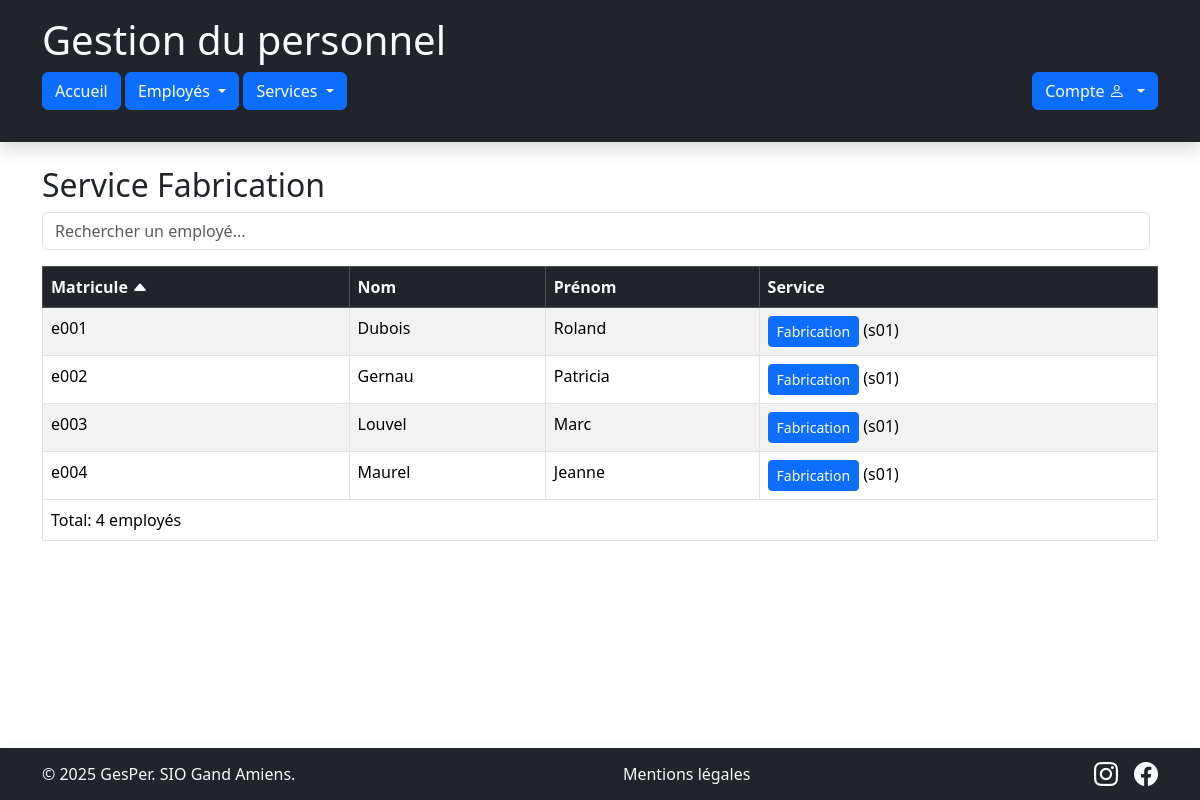
Page /index.php?service=s01&page=listeEmployes on the committed database.
### tables this page shows
CREATE TABLE `service` (
  `sce_code` char(3) NOT NULL,
  `sce_designation` varchar(50) DEFAULT NULL
);

CREATE TABLE `employe` (
  `emp_matricule` char(6) NOT NULL,
  `emp_nom` varchar(50) DEFAULT NULL,
  `emp_prenom` varchar(50) DEFAULT NULL,
  `emp_service` char(3) DEFAULT NULL
);

### controleurs/employes/C_consulter.php (called while the page is built, shortened)
<?php
    require_once "modeles/M_service.php";
    require_once "modeles/M_employe.php";
    class C_consulterEmployes extends C_base
    {
        private $modeleEmploye;
        private $modeleService;
        public function __construct()
        {
            $this->modeleService=new M_service();
            $this->modeleEmploye=new M_employe();
        }
        public function action_listeEmployes($codeService)
        {
            $orderBy = $_GET['orderBy'] ?? 'emp_matricule';
            $direction = $_GET['direction'] ?? 'ASC';
            $rowsPerPage = 8;
            $pageNum = isset($_GET['page_num']) ? (int)$_GET['page_num'] : 1;
            $offset = ($pageNum - 1) * $rowsPerPage;
            if ($codeService == "all") {
                $this->data['leService'] = null;
                $totalRows = $this->modeleEmploye->CountEmployes();
                $this->data['lesEmployes'] = $this->modeleEmploye->GetListe($orderBy, $direction, $offset, $rowsPerPage);
            } else {
                $this->data['leService'] = $this->modeleService->GetService($codeService);
                $this->data['lesEmployes'] = $this->modeleEmploye->GetListeService($codeService, $orderBy, $direction, $offset, $rowsPerPage);
            }
            require_once "vues/partiels/v_entete.php";
            require_once "vues/employes/v_liste.php";
            require_once "vues/partiels/v_piedPage.php";
        }
    }

### index.php (called while the page is built, shortened)
<?php
    $routes = require __DIR__ . "/config/routes.php";
    $page = preg_replace('/[^a-zA-Z0-9_]/', '', $_GET['page'] ?? 'accueil');
    $route = $routes[$page];
    $controller = new $route['class'];
    if (is_array($route['method'])) {
        $method = strtolower($_SERVER['REQUEST_METHOD']);
        $method = $route['method'][$method] ?? reset($route['method']);
    } else {
        $method = $route['method'];
    }
    $params = [];
    foreach ($route['params'] as $param) {
        $source = $param['source'] === 'post' ? $_POST : $_GET;
        $params[] = $source[$param['name']] ?? null;
    }
    call_user_func_array([$controller, $method], $params);
?>

### metiers/Service.php (called while the page is built, shortened)
<?php
    class Service
    {
        private $sce_code;
        public function __construct($code, $designation, $nombreEmployes = 0)
            {
                $this->sce_code=$code;
            }
        public function GetCode()
            {
                return $this->sce_code;
            }
    }
?>

### modeles/M_service.php (called while the page is built, shortened)
<?php
require_once "metiers/Service.php";
class M_service extends M_generique
{
    public function GetService($code)
    {
        $cnx = $this->getCnx('data');
        $stmt = $cnx->prepare("SELECT * FROM service WHERE sce_code = :code");
        $stmt->execute(['code' => $code]);
        $ligne = $stmt->fetch();
        return $ligne ? new Service($ligne["sce_code"], $ligne["sce_designation"]) : null;
    }
}

### modeles/M_employe.php (called while the page is built, shortened)
<?php
require_once "metiers/Employe.php";
class M_employe extends M_generique
{
    public function GetListeService($code, $orderBy = 'emp_matricule', $direction = 'ASC', $offset = 0, $rowsPerPage = 10)
    {
        $cnx = $this->getCnx('data');
        $allowedColumns = ["emp_matricule", "emp_nom", "emp_prenom", "emp_service"];
        $direction = strtoupper($direction) === "DESC" ? "DESC" : "ASC";
        $sql = "SELECT e.emp_matricule, e.emp_nom, e.emp_prenom, e.emp_service,
                       s.sce_designation AS service_name
                FROM employe e
                LEFT JOIN service s ON e.emp_service = s.sce_code
                WHERE e.emp_service = :code
                ORDER BY $orderBy $direction
                LIMIT :offset, :rows";
        $stmt = $cnx->prepare($sql);
        $stmt->bindValue(':code', $code);
        $stmt->bindValue(':offset', (int)$offset, \PDO::PARAM_INT);
        $stmt->bindValue(':rows', (int)$rowsPerPage, \PDO::PARAM_INT);
        $stmt->execute();
        $resultat = [];
        while ($ligne = $stmt->fetch()) {
            $resultat[] = new Employe(
                $ligne["emp_matricule"],
                $ligne["emp_nom"],
                $ligne["emp_prenom"],
                $ligne["emp_service"],
                $ligne["service_name"]
            );
        }
        return $resultat;
    }
}

### metiers/Employe.php (called while the page is built)
<?php
    class Employe
    {
        private $emp_matricule;
        private $emp_nom;
        private $emp_prenom;
        private $emp_service;
        private $service_name;
        public function __construct($matricule, $nom, $prenom, $service, $service_name = null)
        {
            $this->emp_matricule = $matricule;
            $this->emp_nom = $nom;
            $this->emp_prenom = $prenom;
            $this->emp_service = $service;
            $this->service_name = $service_name;
        }
        public function GetMatricule()
        {
            return $this->emp_matricule;
        }
        public function GetNom()
        {
            return $this->emp_nom;
        }
        public function GetPrenom()
        {
            return $this->emp_prenom;
        }
        public function GetService()
        {
            return $this->emp_service;
        }
        public function GetServiceName()
        {
            return $this->service_name;
        }
    }
?>

### vues/employes/v_liste.php (the view, shortened to what this page needs)
<div class="container my-4">
    <h2>
        <?php
            $services = [
                'all' => 'Tous les services',
                's01' => 'Fabrication',
                's02' => 'Emballage',
                's03' => 'Commercial',
                's04' => 'Administration'
            ];
            $currentService = 'all';
            if (!empty($this->data['leService'])) {
                $currentService = $this->data['leService']->GetCode();
            }
            echo $currentService === 'all'
                ? 'Tous les services'
                : 'Service ' . ($services[$currentService] ?? 'Inconnu');
        ?>
    </h2>
    <div class="d-flex mb-3">
        <input type="text" id="searchInput" class="form-control me-2" placeholder="Rechercher un employé...">
    </div>
    <table class="table table-striped table-bordered" id="employeTable">
        <thead class="table-dark">
            <tr>
                <?php
                    $columns = [
                        'emp_matricule' => 'Matricule',
                        'emp_nom' => 'Nom',
                        'emp_prenom' => 'Prénom',
                        'emp_service' => 'Service'
                    ];
                ?>
                <?php foreach ($columns as $colKey => $colLabel): ?>
                    <th scope="col">
                        <a href="index.php?page=listeEmployes&service=<?= urlencode($currentService) ?>&orderBy=<?= $colKey ?>&direction=<?= ($orderBy === $colKey && $direction === 'ASC') ? 'DESC' : 'ASC'; ?>&page_num=<?= $this->data['currentPage'] ?>"
                            class="text-light">
                            <?= $colLabel ?>
                            <?php if ($orderBy === $colKey): ?>
                                <i class="bi bi-caret-<?= ($direction === 'ASC') ? 'up' : 'down'; ?>-fill"></i>
                            <?php endif; ?>
                        </a>
                    </th>
                <?php endforeach; ?>
            </tr>
        </thead>
        <tbody>
            <?php foreach ($this->data['lesEmployes'] as $unEmploye): ?>
                <?php
                    switch ($unEmploye->GetService()) {
                        case 's01': $btnClass = 'btn-primary'; break;
                    }
                ?>
                <tr>
                    <td><?= htmlspecialchars($unEmploye->GetMatricule()) ?></td>
                    <td><?= htmlspecialchars($unEmploye->GetNom()) ?></td>
                    <td><?= htmlspecialchars($unEmploye->GetPrenom()) ?></td>
                    <td>
                        <a href="index.php?page=listeEmployes&service=<?= htmlspecialchars($unEmploye->GetService()) ?>"
                           class="btn btn-sm <?= $btnClass ?>">
                           <?= htmlspecialchars($unEmploye->GetServiceName()) ?>
                        </a>
                        (<?= htmlspecialchars($unEmploye->GetService()) ?>)
                    </td>
                </tr>
            <?php endforeach; ?>
        </tbody>
        <tfoot>
            <tr>
                <td colspan="<?= $this->data['isLoggedOn'] ? 5 : 4 ?>" id="totalCount">
                    Total: <?= count($this->data['lesEmployes']); ?> employés
                </td>
            </tr>
        </tfoot>
    </table>
</div>

### vues/partiels/v_entete.php (shortened to what this page needs)
<!DOCTYPE html PUBLIC "-//W3C//DTD XHTML 1.0 Strict//EN"
  "http://www.w3.org/TR/xhtml1/DTD/xhtml1-strict.dtd">
<html xmlns="http://www.w3.org/1999/xhtml" xml:lang="fr" lang="fr">
<head>
    <link
    href="https://cdn.jsdelivr.net/npm/bootstrap@5.3.7/dist/css/bootstrap.min.css"rel="stylesheet"
>
    <link rel="stylesheet" href="https://cdn.jsdelivr.net/npm/bootstrap-icons@1.11.3/font/bootstrap-icons.css">
    <link rel="stylesheet"
      href="public/css/custom.css?v=<?= filemtime('public/css/custom.css') ?>"
      type="text/css"/>
</head>
<header class="bg-dark text-light py-3 shadow">
  <div class="container">
    <h1>Gestion du personnel</h1>
    <div class="d-flex justify-content-between align-items-center mb-3">
    <div>
      <a class="btn btn-primary" href="index.php?page=accueil" role="button">Accueil</a>
    <div class="btn-group">
        <a class="btn btn-primary dropdown-toggle" role="button"
           data-bs-toggle="dropdown" aria-expanded="false">
           Employés
        </a>
    </div>
    <div class="btn-group">
        <a class="btn btn-primary dropdown-toggle" role="button"
          data-bs-toggle="dropdown" aria-expanded="false">            Services
        </a>
    </div>
    </div>
      <div class="btn-group">
        <button type="button" class="btn btn-primary dropdown-toggle" data-bs-toggle="dropdown" aria-expanded="false">
          <?php if(!$this->data['isLoggedOn']) { ?>
              Compte <i class="bi bi-person me-1"></i>
          <?php } else { ?>
              <?= htmlspecialchars($this->data['user']->GetPrenom() ?? 'Utilisateur') ?>
          <?php } ?>
        </button>
      </div>
  </div>
</header>
<body>

### vues/partiels/v_piedPage.php
<footer class="bg-dark text-light py-2 shadow fixed-bottom">
  <div class="container d-flex justify-content-between align-items-center flex-wrap">
    <div class="d-flex align-items-center mb-2 mb-md-0">
      <span>© 2025 GesPer. SIO Gand Amiens.</span>
    </div>
    <div class="text-center mx-auto mb-2 mb-md-0">
      <a href="index.php?page=mentions" class="text-light text-decoration-none mx-2">Mentions légales</a>
    </div>
    <ul class="nav list-unstyled d-flex mb-0">
      <li class="ms-3">
        <a class="text-light" href="https://www.instagram.com/lycee_edouardgand_amiens/" aria-label="Instagram">
          <i class="bi bi-instagram fs-4"></i>
        </a>
      </li>
      <li class="ms-3">
        <a class="text-light" href="https://www.facebook.com/people/Lycée-Edouard-Gand-cité-scolaire/" aria-label="Facebook">
          <i class="bi bi-facebook fs-4"></i>
        </a>
      </li>
    </ul>
  </div>
</footer>

### public/css/custom.css (style rules this page uses)
.btn { transition: all 0.2s ease-in-out; }
#employeTable thead th, #serviceTable thead th { position: sticky; top: 0; z-index: 10; }
#employeTable thead th a, #serviceTable thead th a { text-decoration: none !important; color: inherit; }

### rows in the picture
service: sce_code "Fabrication"
employe: emp_matricule "e001", emp_nom "Dubois", emp_prenom "Roland", emp_service.sce_designation "Fabrication", emp_service "s01"
employe: emp_matricule "e002", emp_nom "Gernau", emp_prenom "Patricia", emp_service.sce_designation "Fabrication", emp_service "s01"
employe: emp_matricule "e003", emp_nom "Louvel", emp_prenom "Marc", emp_service.sce_designation "Fabrication", emp_service "s01"
employe: emp_matricule "e004", emp_nom "Maurel", emp_prenom "Jeanne", emp_service.sce_designation "Fabrication", emp_service "s01"

### other values in the picture
$colLabel "Matricule"
$colLabel "Nom"
$colLabel "Prénom"
$colLabel "Service"
count($this->data['lesEmployes']) "4"
